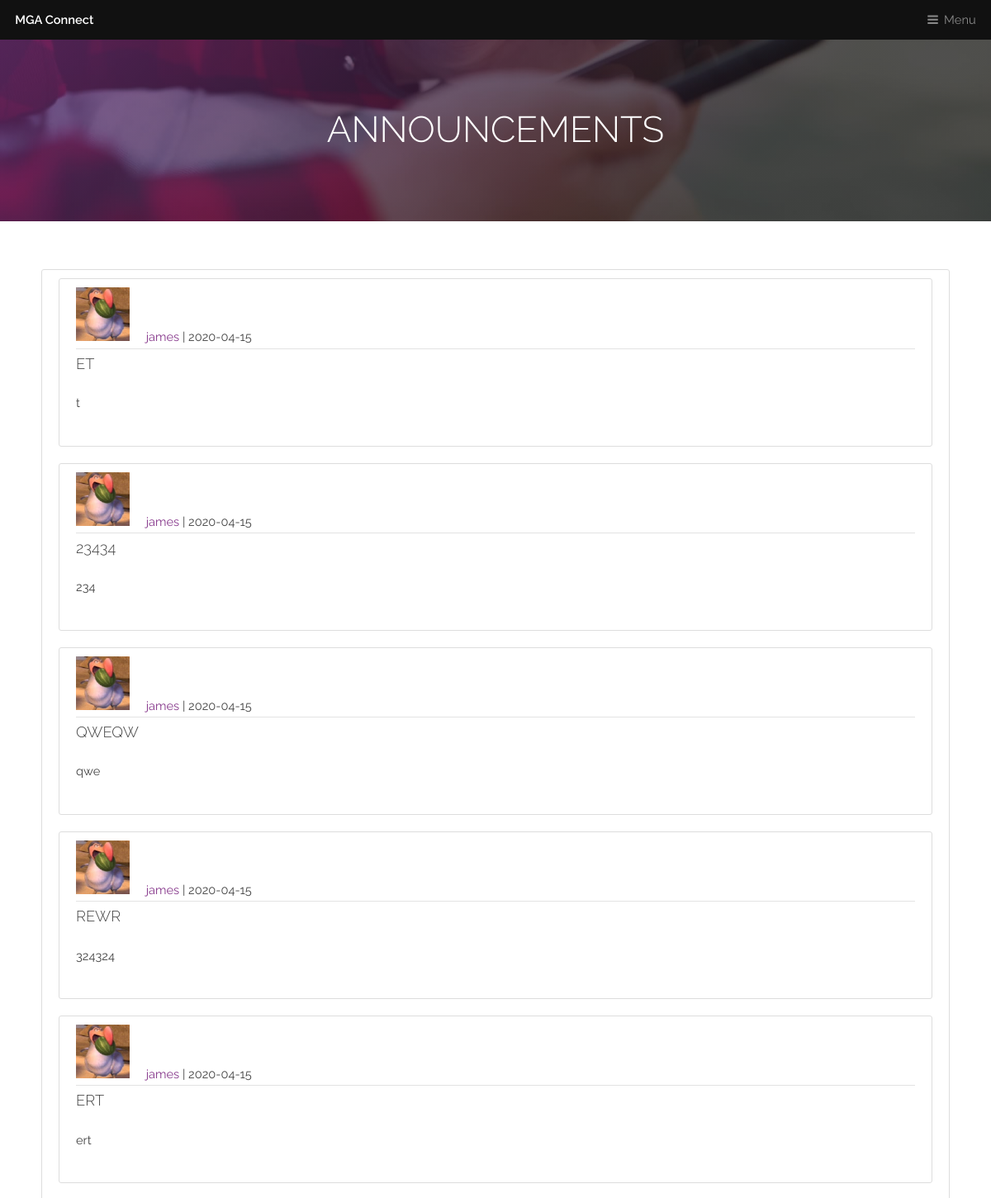
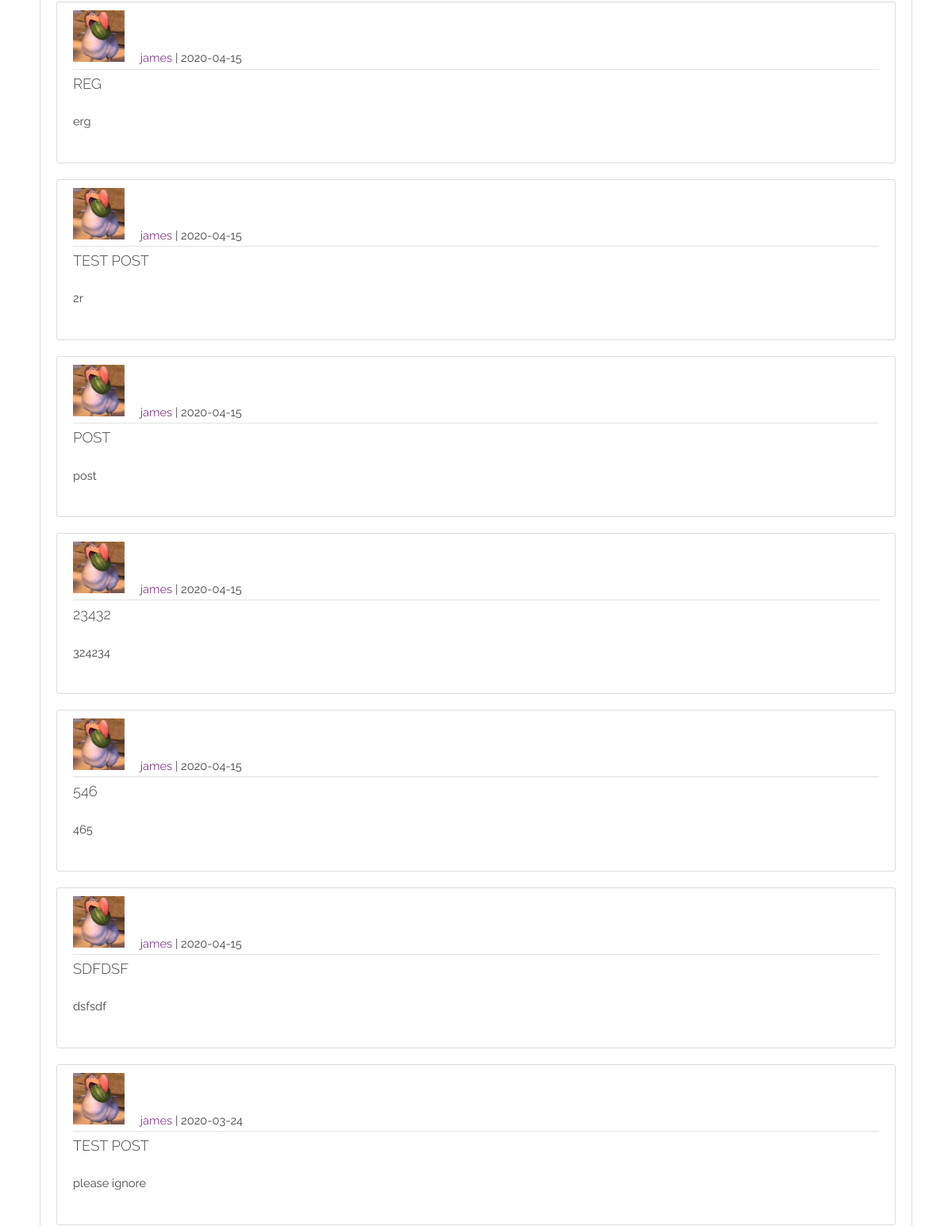
The app's page /news (upper part), older data (2 pictures, top to bottom).
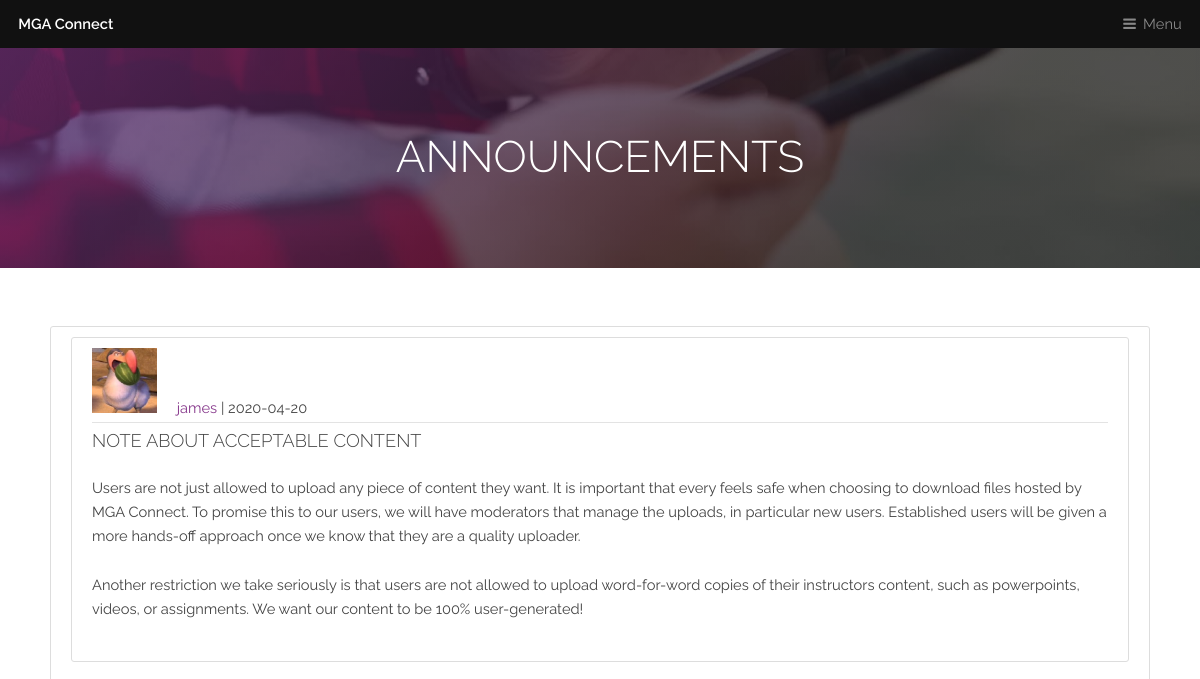
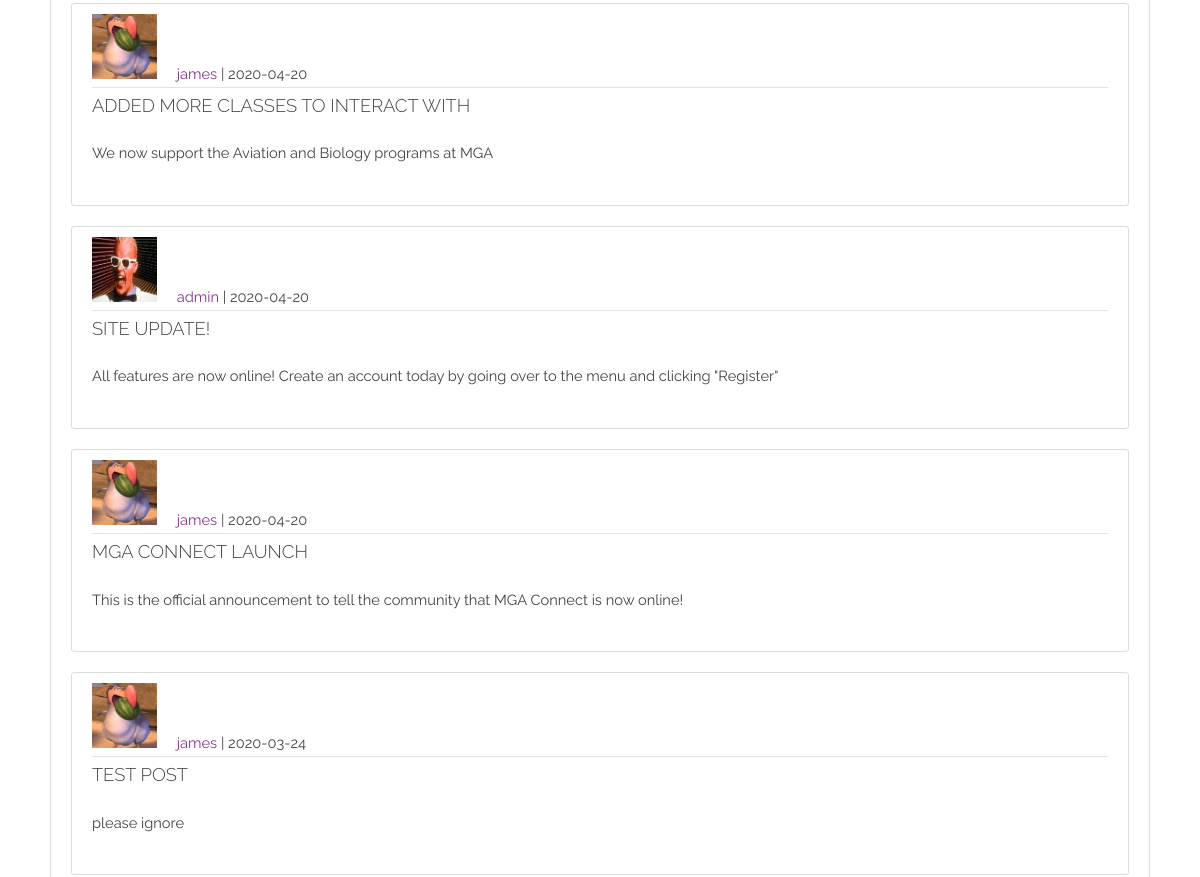
The same page, newer data (2 pictures, top to bottom).
### app/models.py (models this page shows, shortened)
class Post(db.Model):
    id = db.Column(db.Integer, primary_key=True)
    title = db.Column(db.String(100), nullable=False)
    date_posted = db.Column(db.DateTime, nullable=False, default=datetime.utcnow)
    content = db.Column(db.Text, nullable=False)
    user_id = db.Column(db.Integer, db.ForeignKey('user.id'), nullable=False)

class User(db.Model, UserMixin):
    id = db.Column(db.Integer, primary_key=True)
    username = db.Column(db.String(20), unique=True, nullable=False)
    stu_id = db.Column(db.String(9), unique=True, nullable=False)
    email = db.Column(db.String(60), unique=True, nullable=False)
    image_file = db.Column(db.String(20), nullable=False, default='default.jpg')
    about_me = db.Column(db.String(250))
    last_seen = db.Column(db.DateTime, default=datetime.today())
    password = db.Column(db.String(30), nullable=False)
    posts = db.relationship('Post', backref='author', lazy=True)
    roles = db.relationship('Role', secondary='user_roles', backref=db.backref('users', lazy='dynamic'))

### app/routes.py (the view)
def news():
    posts = Post.query.order_by(Post.id.desc()).all()
    return render_template('news.html', title='News', posts=posts)

### app/routes.py (called while the page is built)
@app.before_request
def before_request():
    if current_user.is_authenticated:
        current_user.last_seen = datetime.utcnow()
        db.session.commit()

### app/templates/news.html (shortened to what this page needs)
<div id="heading" >
    <h1>Announcements</h1>
</div>
{% extends "template.html" %}
{% block content %}
    <section id="main" class="wrapper">
        <div class="inner">
            <div class="content-section">
                {% for post in posts %}
                    <article class="media content-section">
                        <div class="media-body">
                            <div class="article-metadata">
                                <img class="rounded-circle article-img" src="{{ url_for('static', filename='images/profile_pics/' + post.author.image_file) }}">
                                <a class="mr-2" href="{{ url_for('account', stu_id=post.author.stu_id) }}">{{ post.author.username }}</a>
                                | <small class="text-muted">{{ post.date_posted.strftime('%Y-%m-%d') }}</small>
                            </div>
                            <h3><a class="article-title" href="{{ url_for('post', post_id=post.id) }}">{{ post.title }}</a></h3>
                            <p class="article-content">{{ post.content }}</p>
                        </div>
                    </article>
                {% endfor %}
            </div>
        </div>
    </section>
{% endblock content %}

Row changes from the older to the newer data that the page shows:
removed Post: image_file (picture), author.username "james", date_posted "2020-04-15", title "ET", content "t"
removed Post: image_file (picture), author.username "james", date_posted "2020-04-15", title "23434", content "234"
removed Post: image_file (picture), author.username "james", date_posted "2020-04-15", title "QWEQW", content "qwe"
removed Post: image_file (picture), author.username "james", date_posted "2020-04-15", title "REWR", content "324324"
removed Post: image_file (picture), author.username "james", date_posted "2020-04-15", title "ERT", content "ert"
removed Post: image_file (picture), author.username "james", date_posted "2020-04-15", title "REG", content "erg"
removed Post: image_file (picture), author.username "james", date_posted "2020-04-15", title "TEST POST", content "2r"
removed Post: image_file (picture), author.username "james", date_posted "2020-04-15", title "546", content "465"
changed Post: date_posted "2020-04-15" → "2020-04-20"; title "POST" → "NOTE ABOUT ACCEPTABLE CONTENT"; content "post" → "Users are not just allowed to upload any piece of content they want. It is important that every feels safe when choosing to download files hosted by MGA Connect. To promise this to our users, we will have moderators that manage the uploads, in particular new users. Established users will be given a more hands-off approach once we know that they are a quality uploader. Another restriction we take seriously is that users are not allowed to upload word-for-word copies of their instructors content, such as powerpoints, videos, or assignments. We want our content to be 100% user-generated!"
changed Post: date_posted "2020-04-15" → "2020-04-20"; title "23432" → "ADDED MORE CLASSES TO INTERACT WITH"; content "324234" → "We now support the Aviation and Biology programs at MGA"
added Post: image_file (picture), author.username "admin", date_posted "2020-04-20", title "SITE UPDATE!", content "All features are now online! Create an account today by going over to the menu and clicking \"Register\""
changed Post: date_posted "2020-04-15" → "2020-04-20"; title "SDFDSF" → "MGA CONNECT LAUNCH"; content "dsfsdf" → "This is the official announcement to tell the community that MGA Connect is now online!"
